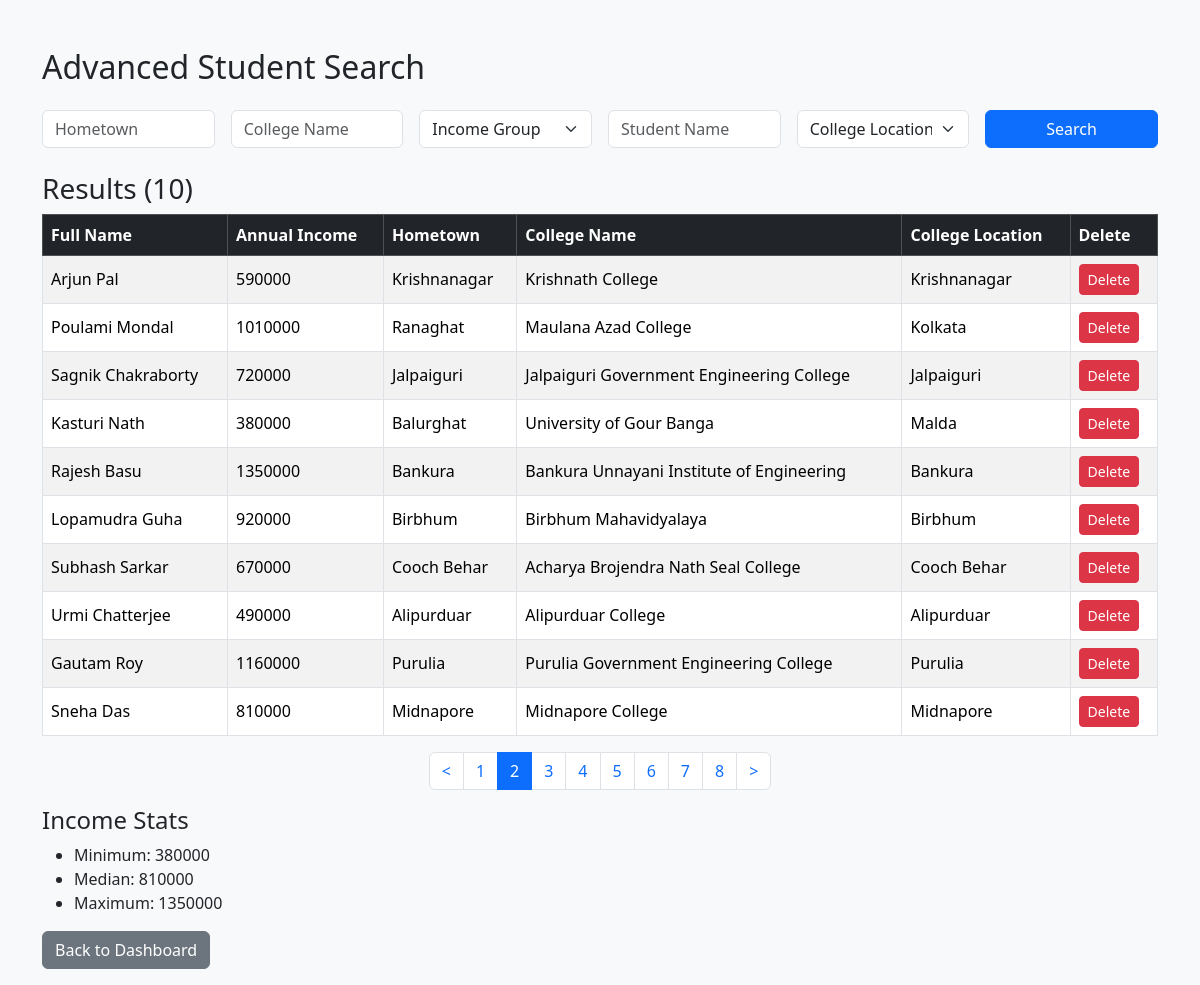
/admin/search?page=2 (signed in), run on the app's committed database.
### tables this page shows
CREATE TABLE profiles (
            user_id INTEGER PRIMARY KEY,
            full_name TEXT,
            annual_income INTEGER,
            hometown TEXT,
            college_name TEXT,
            college_location TEXT,
            FOREIGN KEY(user_id) REFERENCES users(id)
        );

### app.py (the view, shortened to what this page needs)
@app.route('/admin/search', methods=['GET', 'POST'])
@login_required
def admin_search():
    if getattr(current_user, 'role', None) != 'admin':
        return redirect(url_for('admin_login'))
    page = request.args.get('page', 1, type=int)
    per_page = 10
    conn = sqlite3.connect('database.db')
    c = conn.cursor()
    income_groups = [
        ('<4.8L', 'annual_income < 480000'),
        ('4.8L-7.7L', 'annual_income BETWEEN 480000 AND 770000'),
        ('7.7L-10.2L', 'annual_income BETWEEN 770000 AND 1020000'),
        ('10.2L-13.8L', 'annual_income BETWEEN 1020000 AND 1380000'),
        ('>13.8L', 'annual_income > 1380000')
    ]
    c.execute("SELECT DISTINCT college_location FROM profiles")
    college_locations = sorted([row[0] for row in c.fetchall()])
    filters = []
    params = []
    query = '''SELECT * FROM profiles'''
    count_query = '''SELECT COUNT(*) FROM profiles'''
    if filters:
        filter_str = ' WHERE ' + ' AND '.join(filters)
        query += filter_str
        count_query += filter_str
    c.execute(count_query, params)
    total = c.fetchone()[0]
    query += ' LIMIT ? OFFSET ?'
    c.execute(query, params + [per_page, (page-1)*per_page])
    results = c.fetchall()
    incomes = [row[2] for row in results]
    stats = {
        'min': min(incomes) if incomes else 0,
        'max': max(incomes) if incomes else 0,
        'median': sorted(incomes)[len(incomes)//2] if incomes else 0
    }
    conn.close()
    total_pages = ceil(total/per_page) if total else 1
    pagination_window = get_pagination_window(page, total_pages, window=8)
    return render_template('admin_search.html',
                           results=results,
                           stats=stats,
                           income_groups=income_groups,
                           total_pages=total_pages,
                           current_page=page,
                           pagination_window=pagination_window,
                           college_locations=college_locations)

### app.py (called while the page is built)
def get_pagination_window(current_page, total_pages, window=8):
    half = window // 2
    if total_pages <= window:
        return list(range(1, total_pages + 1))
    elif current_page <= half:
        return list(range(1, window + 1))
    elif current_page >= total_pages - half:
        return list(range(total_pages - window + 1, total_pages + 1))
    else:
        return list(range(current_page - half + 1, current_page + half + 1))

@login_manager.user_loader
def user_loader(username):
    conn = sqlite3.connect('database.db')
    c = conn.cursor()
    c.execute("SELECT * FROM users WHERE username = ?", (username,))
    user_data = c.fetchone()
    if not user_data:
        return None
    user = User()
    user.id = username
    user.role = user_data[3]
    return user

### templates/admin_search.html (shortened to what this page needs)
<!DOCTYPE html>
<html>
<head>
  <link href="https://cdn.jsdelivr.net/npm/bootstrap@5.3.2/dist/css/bootstrap.min.css" rel="stylesheet">
</head>
<body class="bg-light">
<div class="container mt-5">
  <h2 class="mb-4">Advanced Student Search</h2>
  <form method="post" class="row g-3 mb-3">
    <div class="col-md-2">
      <input class="form-control" name="hometown" placeholder="Hometown" value="{{ request.form.get('hometown', '') }}">
    </div>
    <div class="col-md-2">
      <input class="form-control" name="college_name" placeholder="College Name" value="{{ request.form.get('college_name', '') }}">
    </div>
    <div class="col-md-2">
      <select class="form-select" name="income_group">
        <option value="">Income Group</option>
      </select>
    </div>
    <div class="col-md-2">
      <input class="form-control" name="student_name" placeholder="Student Name" value="{{ request.form.get('student_name', '') }}">
    </div>
    <div class="col-md-2">
      <select class="form-select" name="college_location">
        <option value="">College Location</option>
      </select>
    </div>
    <div class="col-md-2">
      <button type="submit" class="btn btn-primary w-100">Search</button>
    </div>
  </form>
  {% if results is not none %}
    <h3 class="mt-4">Results ({{ results|length }})</h3>
    <div class="table-responsive">
      <table class="table table-striped table-bordered align-middle">
        <thead class="table-dark">
          <tr>
            <th>Full Name</th>
            <th>Annual Income</th>
            <th>Hometown</th>
            <th>College Name</th>
            <th>College Location</th>
            <th>Delete</th>
          </tr>
        </thead>
        <tbody>
          {% for r in results %}
          <tr>
            <td>{{ r[1] }}</td>
            <td>{{ r[2] }}</td>
            <td>{{ r[3] }}</td>
            <td>{{ r[4] }}</td>
            <td>{{ r[5] }}</td>
            <td>
              <a class="btn btn-sm btn-danger" href="{{ url_for('admin_delete', user_id=r[0]) }}" onclick="return confirm('Are you sure you want to delete this student?');">Delete</a>
            </td>
          </tr>
          {% endfor %}
        </tbody>
      </table>
    </div>
    {% include 'pagination.html' %}
    <div class="mt-3">
      <h4>Income Stats</h4>
      <ul>
        <li>Minimum: {{ stats.min }}</li>
        <li>Median: {{ stats.median }}</li>
        <li>Maximum: {{ stats.max }}</li>
      </ul>
    </div>
  {% endif %}
  <p class="mt-3"><a class="btn btn-secondary" href="{{ url_for('admin_dashboard') }}">Back to Dashboard</a></p>
</div>
</body>
</html>

### data on the page
profiles: full_name "Arjun Pal", annual_income "590000", hometown "Krishnanagar", college_name "Krishnath College", college_location "Krishnanagar"
profiles: full_name "Poulami Mondal", annual_income "1010000", hometown "Ranaghat", college_name "Maulana Azad College", college_location "Kolkata"
profiles: full_name "Sagnik Chakraborty", annual_income "720000", hometown "Jalpaiguri", college_name "Jalpaiguri Government Engineering College", college_location "Jalpaiguri"
profiles: full_name "Kasturi Nath", annual_income "380000", hometown "Balurghat", college_name "University of Gour Banga", college_location "Malda", min "380000"
profiles: full_name "Rajesh Basu", annual_income "1350000", hometown "Bankura", college_name "Bankura Unnayani Institute of Engineering", college_location "Bankura", max "1350000"
profiles: full_name "Lopamudra Guha", annual_income "920000", hometown "Birbhum", college_name "Birbhum Mahavidyalaya", college_location "Birbhum"
profiles: full_name "Subhash Sarkar", annual_income "670000", hometown "Cooch Behar", college_name "Acharya Brojendra Nath Seal College", college_location "Cooch Behar"
profiles: full_name "Urmi Chatterjee", annual_income "490000", hometown "Alipurduar", college_name "Alipurduar College", college_location "Alipurduar"
profiles: full_name "Gautam Roy", annual_income "1160000", hometown "Purulia", college_name "Purulia Government Engineering College", college_location "Purulia"
profiles: full_name "Sneha Das", annual_income "810000", hometown "Midnapore", college_name "Midnapore College", college_location "Midnapore", median "810000"

### other printed values
{{ results|length }} "10"
{{ p }} "1" "2" "3" "4" "5" "6" "7" "8"
